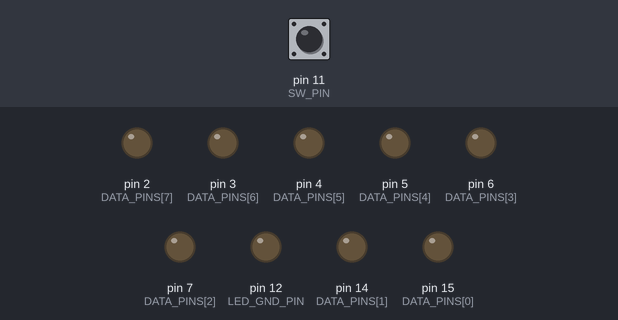
Bench run of a sketch on a simulated Arduino Uno, built with avr-gcc and run on an emulated ATmega328P. On the bench: output pins drawn as LEDs (lit = HIGH). The inputs (shaded band) are chosen by the test bench; at power-on: pin 11 (SW_PIN) HIGH.

Above: at 1.2 s.
1.3 s: pin 11 (SW_PIN) pulled LOW for 0.15 s
At 2.3 s:
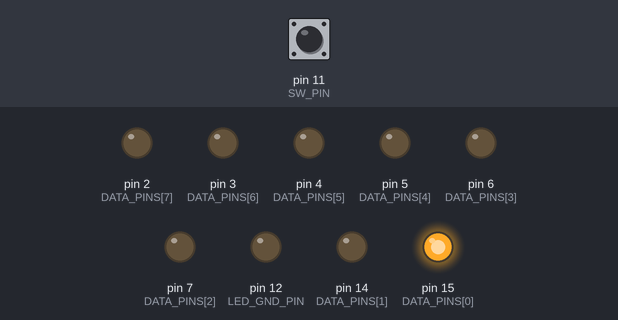
2.9 s: pin 11 (SW_PIN) pulled LOW for 1 s
At 4.8 s:
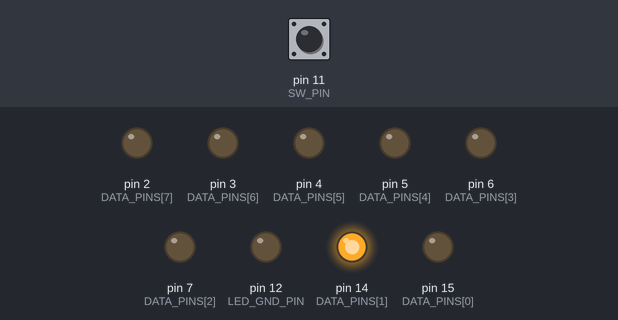
5.4 s: pin 11 (SW_PIN) pulled LOW for 0.15 s
At 6.6 s:
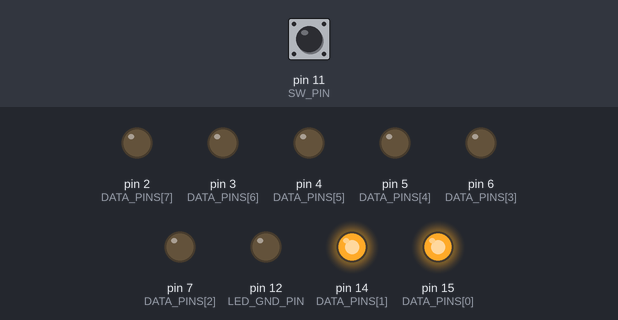
7.0 s: pin 11 (SW_PIN) pulled LOW for 3.2 s
At 10.8 s:
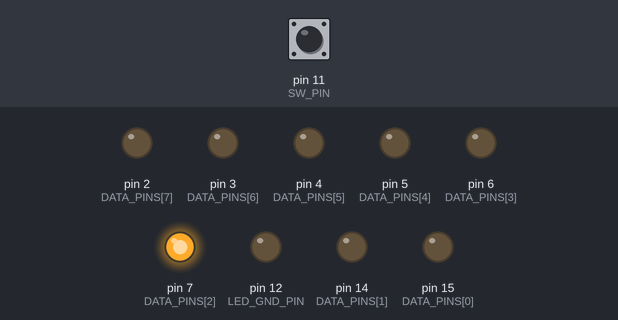
11.7 s: pin 11 (SW_PIN) pulled LOW for 0.15 s
At 12.6 s:
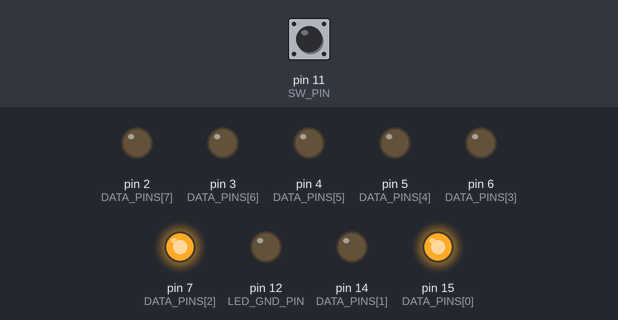
13.3 s: pin 11 (SW_PIN) pulled LOW for 1 s
At 15.1 s:
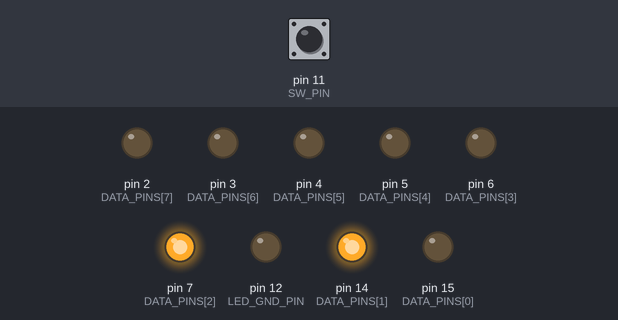
Timing chart, 0 to 16.6 s (numbered marks = the images above; inputs shaded):
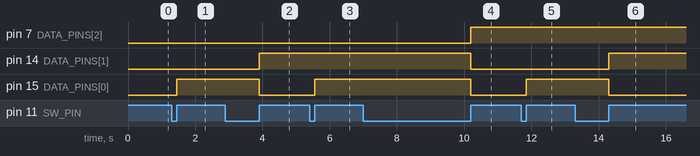

Measured:
- after the input at 1.3 s, pin 15 (DATA_PINS[0]): LOW → HIGH after 0.15 s
- after the input at 2.9 s, pin 14 (DATA_PINS[1]): LOW → HIGH after 1.0 s; pin 15 (DATA_PINS[0]): HIGH → LOW after 1.0 s
- after the input at 5.4 s, pin 15 (DATA_PINS[0]): LOW → HIGH after 0.15 s
- after the input at 7.0 s, pin 7 (DATA_PINS[2]): LOW → HIGH after 3.2 s; pin 14 (DATA_PINS[1]), pin 15 (DATA_PINS[0]): HIGH → LOW after 3.2 s
- after the input at 11.7 s, pin 15 (DATA_PINS[0]): LOW → HIGH after 0.15 s
- after the input at 13.3 s, pin 14 (DATA_PINS[1]): LOW → HIGH after 1.0 s; pin 15 (DATA_PINS[0]): HIGH → LOW after 1.0 s

The sketch:

Day3Exercise3.ino
```cpp
#include<Arduino.h>

const unsigned int DATA_PINS[8] = {15, 14, 7, 6, 5, 4, 3, 2};
const unsigned int LED_GND_PIN = 12;
const unsigned int SW_PIN = 11;
const int DEBOUNCE_RELEASE_DELAY = 50;
bool is_counting_up = true;
unsigned int count = 0;

void setup() {
    for (int x = 0; x < sizeof(DATA_PINS)/sizeof(DATA_PINS[0]); x++) {
        pinMode(DATA_PINS[x], OUTPUT);
    }

    pinMode(SW_PIN, INPUT_PULLUP);
    pinMode(LED_GND_PIN, OUTPUT);
    digitalWrite(LED_GND_PIN, LOW);
}

void loop() {
    displayValue(count);

    if (digitalRead(SW_PIN) == LOW) {
        count = (is_counting_up) ? count + 1 : count - 1;

        while(digitalRead(SW_PIN) == LOW) {
            delay(DEBOUNCE_RELEASE_DELAY);
        }
    }

    if (is_counting_up && count == 256) {
        is_counting_up = false;
    } else if (!is_counting_up && count == 0) {
        is_counting_up = true;
    }
}

void displayValue(unsigned int num) {
    for (int x = 0; x < sizeof(DATA_PINS)/sizeof(DATA_PINS[0]); x++) {
        digitalWrite(DATA_PINS[x], num & (1<<x));
    }
}
```
